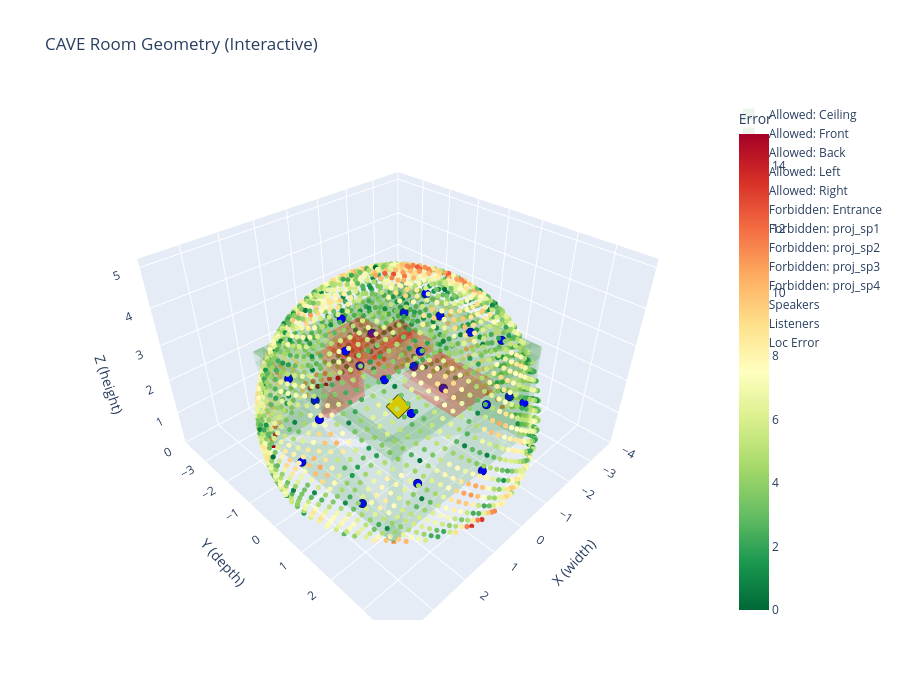

Notebook code for this chart:
### Code cell
m = compute_all_direction_metrics(renderer_opt, test_directions)
test_points = test_directions * 3.5 + listener_positions[0]

xrange = [np.min(test_points[:,0]) - 0.5, np.max(test_points[:,0]) + 0.5]
yrange = [np.min(test_points[:,1]) - 0.5, np.max(test_points[:,1]) + 0.5]
zrange = [0, np.max(test_points[:,2]) + 0.5]

fig_room_3d = go.Figure(
    data=plotly_room_traces(speakers=best_layout, listeners=listener_positions),
    layout=plotly_3d_layout(
        title='CAVE Room Geometry (Interactive)',
        xrange=xrange, yrange=yrange, zrange=zrange))
spheres = plotly_sphere_traces(
    test_points, m["re_error_deg"], colorscale='RdYlGn_r',
    size=3, name='Loc Error', cmin=0, cmax=15, colorbar_title='Error')
fig_room_3d.add_traces(spheres)
#for sph in spheres:
        # sph.showlegend = (col == 1)
 #       fig_room_3d.add_trace(tr)
fig_room_3d.show()

### Figure 1 — Plotly figure (JSON) as saved in the notebook; plotly's stock layout.template omitted (floating-point values rounded to 4 significant figures; data arrays with more than 128 entries replaced by an {"elided": "..."} marker saying what was removed)
{"data": [{"color": "green", "i": [0, 0, 4, 4, 0, 0, 2, 2, 0, 0, 1, 1], "j": [1, 2, 5, 6, 1, 4, 3, 7, 3, 4, 2, 5], "k": [2, 3, 6, 7, 4, 5, 7, 6, 4, 7, 6, 5], "name": "Allowed: Ceiling", "opacity": 0.08, "showlegend": true, "type": "mesh3d", "x": [-2.52, 2.52, 2.52, -2.52, -2.52, 2.52, 2.52, -2.52], "y": [-2.365, -2.365, 2.365, 2.365, -2.365, -2.365, 2.365, 2.365], "z": [2.6, 2.6, 2.6, 2.6, 2.9, 2.9, 2.9, 2.9]}, {"color": "green", "i": [0, 0, 4, 4, 0, 0, 2, 2, 0, 0, 1, 1], "j": [1, 2, 5, 6, 1, 4, 3, 7, 3, 4, 2, 5], "k": [2, 3, 6, 7, 4, 5, 7, 6, 4, 7, 6, 5], "name": "Allowed: Front", "opacity": 0.08, "showlegend": true, "type": "mesh3d", "x": [-2.52, 2.52, 2.52, -2.52, -2.52, 2.52, 2.52, -2.52], "y": [-2.365, -2.365, -2.065, -2.065, -2.365, -2.365, -2.065, -2.065], "z": [0.2, 0.2, 0.2, 0.2, 2.9, 2.9, 2.9, 2.9]}, {"color": "green", "i": [0, 0, 4, 4, 0, 0, 2, 2, 0, 0, 1, 1], "j": [1, 2, 5, 6, 1, 4, 3, 7, 3, 4, 2, 5], "k": [2, 3, 6, 7, 4, 5, 7, 6, 4, 7, 6, 5], "name": "Allowed: Back", "opacity": 0.08, "showlegend": true, "type": "mesh3d", "x": [-2.52, 2.52, 2.52, -2.52, -2.52, 2.52, 2.52, -2.52], "y": [2.065, 2.065, 2.365, 2.365, 2.065, 2.065, 2.365, 2.365], "z": [0.2, 0.2, 0.2, 0.2, 2.9, 2.9, 2.9, 2.9]}, {"color": "green", "i": [0, 0, 4, 4, 0, 0, 2, 2, 0, 0, 1, 1], "j": [1, 2, 5, 6, 1, 4, 3, 7, 3, 4, 2, 5], "k": [2, 3, 6, 7, 4, 5, 7, 6, 4, 7, 6, 5], "name": "Allowed: Left", "opacity": 0.08, "showlegend": true, "type": "mesh3d", "x": [-2.52, -2.22, -2.22, -2.52, -2.52, -2.22, -2.22, -2.52], "y": [-2.365, -2.365, 2.365, 2.365, -2.365, -2.365, 2.365, 2.365], "z": [0.2, 0.2, 0.2, 0.2, 2.9, 2.9, 2.9, 2.9]}, {"color": "green", "i": [0, 0, 4, 4, 0, 0, 2, 2, 0, 0, 1, 1], "j": [1, 2, 5, 6, 1, 4, 3, 7, 3, 4, 2, 5], "k": [2, 3, 6, 7, 4, 5, 7, 6, 4, 7, 6, 5], "name": "Allowed: Right", "opacity": 0.08, "showlegend": true, "type": "mesh3d", "x": [2.22, 2.52, 2.52, 2.22, 2.22, 2.52, 2.52, 2.22], "y": [-2.365, -2.365, 2.365, 2.365, -2.365, -2.365, 2.365, 2.365], "z": [0.2, 0.2, 0.2, 0.2, 2.9, 2.9, 2.9, 2.9]}, {"color": "red", "i": [0, 0, 4, 4, 0, 0, 2, 2, 0, 0, 1, 1], "j": [1, 2, 5, 6, 1, 4, 3, 7, 3, 4, 2, 5], "k": [2, 3, 6, 7, 4, 5, 7, 6, 4, 7, 6, 5], "name": "Forbidden: Entrance", "opacity": 0.15, "showlegend": true, "type": "mesh3d", "x": [-0.7, 0.7, 0.7, -0.7, -0.7, 0.7, 0.7, -0.7], "y": [-2.365, -2.365, -2.065, -2.065, -2.365, -2.365, -2.065, -2.065], "z": [0, 0, 0, 0, 2, 2, 2, 2]}, {"color": "red", "i": [0, 0, 4, 4, 0, 0, 2, 2, 0, 0, 1, 1], "j": [1, 2, 5, 6, 1, 4, 3, 7, 3, 4, 2, 5], "k": [2, 3, 6, 7, 4, 5, 7, 6, 4, 7, 6, 5], "name": "Forbidden: proj_sp1", "opacity": 0.15, "showlegend": true, "type": "mesh3d", "x": [-0.4, 0.9, 0.9, -0.4, -0.4, 0.9, 0.9, -0.4], "y": [-1.765, -1.765, -0.965, -0.965, -1.765, -1.765, -0.965, -0.965], "z": [2.6, 2.6, 2.6, 2.6, 2.9, 2.9, 2.9, 2.9]}, {"color": "red", "i": [0, 0, 4, 4, 0, 0, 2, 2, 0, 0, 1, 1], "j": [1, 2, 5, 6, 1, 4, 3, 7, 3, 4, 2, 5], "k": [2, 3, 6, 7, 4, 5, 7, 6, 4, 7, 6, 5], "name": "Forbidden: proj_sp2", "opacity": 0.15, "showlegend": true, "type": "mesh3d", "x": [-1, 0.7, 0.7, -1, -1, 0.7, 0.7, -1], "y": [-0.965, -0.965, -0.465, -0.465, -0.965, -0.965, -0.465, -0.465], "z": [2.6, 2.6, 2.6, 2.6, 2.9, 2.9, 2.9, 2.9]}, {"color": "red", "i": [0, 0, 4, 4, 0, 0, 2, 2, 0, 0, 1, 1], "j": [1, 2, 5, 6, 1, 4, 3, 7, 3, 4, 2, 5], "k": [2, 3, 6, 7, 4, 5, 7, 6, 4, 7, 6, 5], "name": "Forbidden: proj_sp3", "opacity": 0.15, "showlegend": true, "type": "mesh3d", "x": [-0.9, 0.9, 0.9, -0.9, -0.9, 0.9, 0.9, -0.9], "y": [-0.465, -0.465, 0.335, 0.335, -0.465, -0.465, 0.335, 0.335], "z": [2.6, 2.6, 2.6, 2.6, 2.9, 2.9, 2.9, 2.9]}, {"color": "red", "i": [0, 0, 4, 4, 0, 0, 2, 2, 0, 0, 1, 1], "j": [1, 2, 5, 6, 1, 4, 3, 7, 3, 4, 2, 5], "k": [2, 3, 6, 7, 4, 5, 7, 6, 4, 7, 6, 5], "name": "Forbidden: proj_sp4", "opacity": 0.15, "showlegend": true, "type": "mesh3d", "x": [-0.65, 0.65, 0.65, -0.65, -0.65, 0.65, 0.65, -0.65], "y": [0.765, 0.765, 2.365, 2.365, 0.765, 0.765, 2.365, 2.365], "z": [2.6, 2.6, 2.6, 2.6, 2.9, 2.9, 2.9, 2.9]}, {"marker": {"color": "blue", "line": {"color": "black", "width": 1}, "size": 5}, "mode": "markers", "name": "Speakers", "type": "scatter3d", "x": [1.05, -2.28, 2.52, 0.04606, -0.3195, 0.8958, 0.9292, -1.187, -2.362, -2.258, -2.517, -0.594, -0.7, 2.227, 1.474, -2.27, -2.272, -2.4, -2.082, -0.5949, 2.516, -2.458, 1.772, 2.245], "y": [0.6185, -2.036, 0.0641, -2.016, 0.4265, -2.309, -0.8365, -2.226, -0.7572, 1.38, 1.643, 2.28, -2.233, 1.044, 1.862, -0.4255, -1.609, 0.289, 2.362, 2.362, -0.8422, -1.375, 2.364, -1.389], "z": [2.887, 2.114, 2.298, 2.899, 2.9, 0.6074, 2.9, 1.839, 2.512, 2.757, 1.029, 2.205, 0.9864, 0.2009, 2.9, 0.335, 0.4986, 2.445, 1.471, 0.2, 0.4264, 2.899, 1.471, 2.495]}, {"marker": {"color": "gold", "line": {"color": "black", "width": 1}, "size": 8, "symbol": "diamond"}, "mode": "markers", "name": "Listeners", "type": "scatter3d", "x": [0.0], "y": [0.0], "z": [1.2]}, {"marker": {"cmax": 15, "cmin": 0, "color": {"elided": "2048 float values"}, "colorbar": {"title": {"text": "Error"}}, "colorscale": [[0, "rgb(0,104,55)"], [0.1, "rgb(26,152,80)"], [0.2, "rgb(102,189,99)"], [0.3, "rgb(166,217,106)"], [0.4, "rgb(217,239,139)"], [0.5, "rgb(255,255,191)"], [0.6, "rgb(254,224,139)"], [0.7, "rgb(253,174,97)"], [0.8, "rgb(244,109,67)"], [0.9, "rgb(215,48,39)"], [1, "rgb(165,0,38)"]], "showscale": true, "size": 3}, "mode": "markers", "name": "Loc Error", "type": "scatter3d", "x": {"elided": "2048 float values"}, "y": {"elided": "2048 float values"}, "z": {"elided": "2048 float values"}}], "layout": {"height": 700, "scene": {"aspectmode": "data", "xaxis": {"range": [-4.0, 3.998], "title": {"text": "X (width)"}}, "yaxis": {"range": [-3.999, 3.999], "title": {"text": "Y (depth)"}}, "zaxis": {"range": [0, 5.2], "title": {"text": "Z (height)"}}}, "title": {"text": "CAVE Room Geometry (Interactive)"}, "width": 900}}
